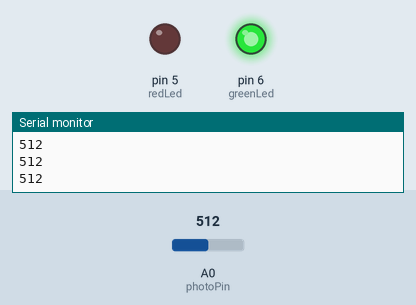
A sketch run on a simulated Arduino Uno, built with avr-gcc and run on an emulated ATmega328P. On the bench: output pins drawn as LEDs (lit = HIGH), the last lines printed to the serial monitor. The test bench sets the inputs (shaded band); at power-on: A0 (photoPin) = 512.

Above: at 1.2 s.
1.3 s: A0 (photoPin) set to 94
2.9 s: A0 (photoPin) set to 80
At 4.3 s:
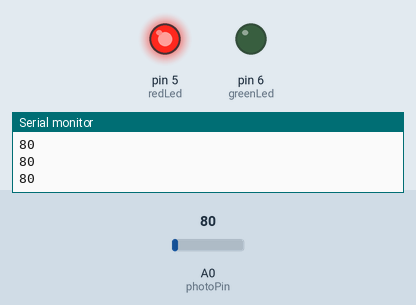
4.8 s: A0 (photoPin) set to 122
At 6.3 s:
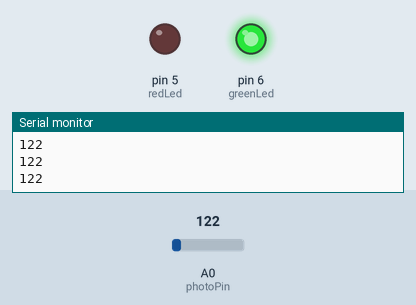
6.6 s: A0 (photoPin) set to 0
At 7.2 s:
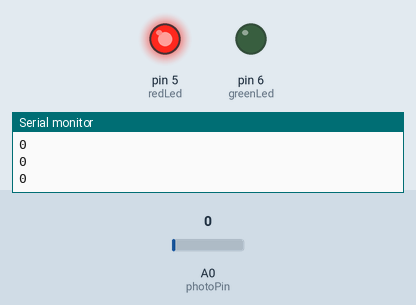
Timing chart, 0 to 9.3 s (numbered marks = the images above; inputs shaded):
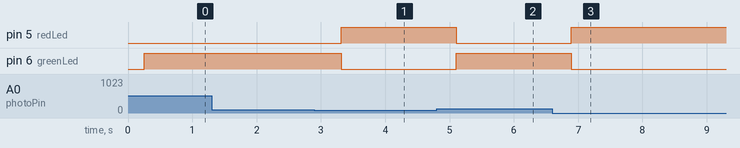

Measured:
- the behaviour switches between 90 and 89 on A0 (photoPin) (found by bisection; images 0 and 1)
- after the input at 2.9 s, pin 5 (redLed): LOW → HIGH after 0.42 s; pin 6 (greenLed): HIGH → LOW after 0.42 s
- after the input at 4.8 s, pin 5 (redLed): HIGH → LOW after 0.31 s; pin 6 (greenLed): LOW → HIGH after 0.31 s
- after the input at 6.6 s, pin 5 (redLed): LOW → HIGH after 0.29 s; pin 6 (greenLed): HIGH → LOW after 0.29 s

The sketch:

V25_-_photoresistor.ino
```cpp
int photoPin = A0;
int greenLed = 6;
int redLed = 5;
int photoVal;
int delayVal = 255;
int lightVal = 90;


void setup() {
  // put your setup code here, to run once:
  pinMode(photoPin, INPUT);
  pinMode(greenLed, OUTPUT);
  pinMode(redLed, OUTPUT);
  Serial.begin(9600);


}

void loop() {
  // put your main code here, to run repeatedly:
  photoVal = analogRead(photoPin);
  Serial.println(photoVal);
  delay(delayVal);
  if (photoVal >= lightVal) {
    digitalWrite(greenLed, HIGH);
    digitalWrite(redLed, LOW);
  } else {
    digitalWrite(redLed, HIGH);
    digitalWrite(greenLed, LOW);
  }
}
```
